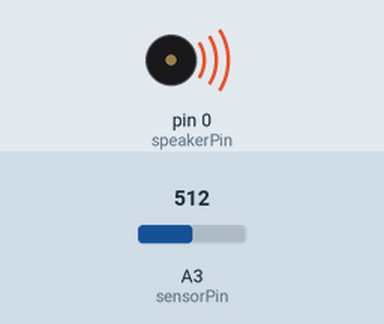
Recording of a sketch running on a simulated Arduino Uno, built with avr-gcc and run on an emulated ATmega328P. Shown: buzzer (waves = sounding). The test bench sets the inputs (shaded band); at power-on: A3 (sensorPin) = 512.

Above: at 1.2 s.
1.3 s: A3 (sensorPin) set to 994
At 2.3 s:
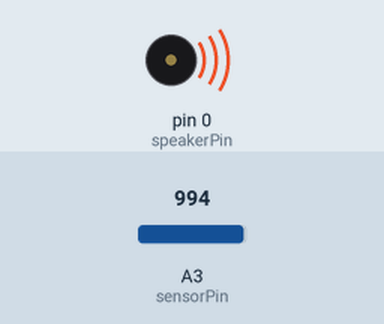
2.8 s: A3 (sensorPin) set to 1011
At 3.5 s:
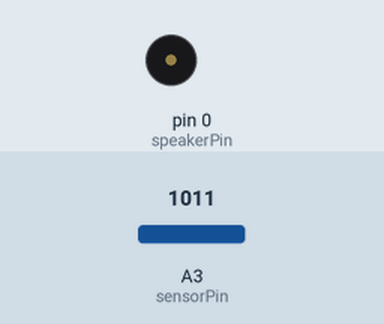
5.8 s: A3 (sensorPin) set to 900
At 6.2 s:
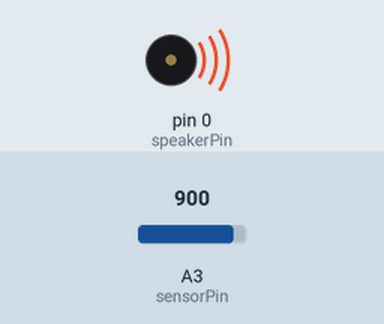
7.3 s: A3 (sensorPin) set to 1023
At 7.9 s:
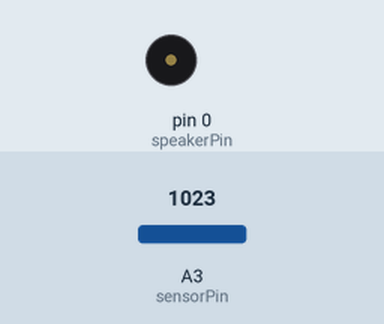
10.3 s: A3 (sensorPin) set to 716
At 11.0 s:
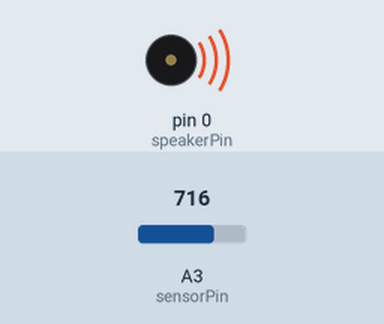
Timing chart, 0 to 12.8 s (numbered marks = the images above; inputs shaded):
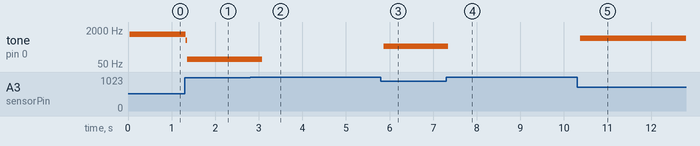

The sketch:

a_tinyDrawdioBracelet_sound.ino
```cpp
// code for textiles sensor demos

#define sensorPin 3
#define speakerPin 0


int sensorValue = 0;
int previousSensorTone = 0;
int sensorTone = 0;
int stretchSensorThreshold = 50;


void setup() {
  pinMode(speakerPin, OUTPUT);
  pinMode(sensorPin, INPUT);
  //digitalWrite(sensorPin, HIGH);

}


void loop() {
  sensorValue = analogRead(sensorPin);
  if(sensorValue > stretchSensorThreshold) myBeep(speakerPin, (1023-sensorValue)*6);
}


void myBeep (unsigned char speaker, int frequencyInHertz)     // the sound producing function
{
  int x;
  long delayAmount = (long)(1000000/frequencyInHertz);

  digitalWrite(speaker,HIGH);
  delayMicroseconds(delayAmount);
  digitalWrite(speaker,LOW);
  delayMicroseconds(delayAmount);

}


void myTone (unsigned char speaker, int frequencyInHertz, long timeInMilliseconds)     // the sound producing function
{
  int x;
  long delayAmount = (long)(1000000/frequencyInHertz);
  long loopTime = (long)((timeInMilliseconds*1000)/(delayAmount*2));
  for (x=0;x<loopTime;x++)
  {
    digitalWrite(speaker,HIGH);
    delayMicroseconds(delayAmount);
    digitalWrite(speaker,LOW);
    delayMicroseconds(delayAmount);
  }
}
```

Measured:
- the behaviour switches between 1010 and 1011 on A3 (sensorPin) (found by bisection; images 1 and 2)
- after the input at 1.3 s, tone on pin 0 (speakerPin): 1235 Hz → 672 Hz at once, → 86 Hz 0.04 s later
- after the input at 2.8 s, tone on pin 0 (speakerPin): 86 Hz → silent after 0.28 s
- after the input at 5.8 s, tone on pin 0 (speakerPin): silent → 348 Hz after 0.06 s
- after the input at 7.3 s, tone on pin 0 (speakerPin): 348 Hz → silent at once
- after the input at 10.3 s, tone on pin 0 (speakerPin): silent → 805 Hz after 0.07 s
